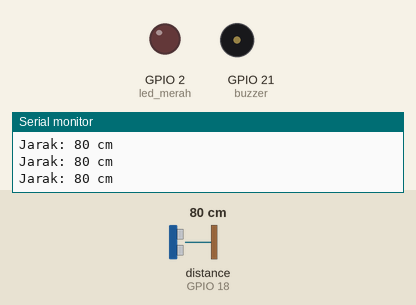
Bench run of a sketch on a simulated ESP32. Shown: output pins drawn as LEDs (lit = HIGH), buzzer (waves = sounding), the last lines printed to the serial monitor. Wiring (inferred from the names in the program): ultrasonic range finder: trigger GPIO 19; echo GPIO 18. The inputs (shaded band) are chosen by the test bench; at power-on: distance to the obstacle (sensor on GPIO 18) 80 cm. The echo pulse lasts 58.3 µs per cm; WiFi joins after 1.5 s; servers stay silent unless stated; uploads are accepted with an empty reply; pins used as bus, display or sensor lines are not drawn.

Above: at 2.7 s.
2.8 s: distance to the obstacle (sensor on GPIO 18) set to 12 cm
4.3 s: distance to the obstacle (sensor on GPIO 18) set to 9 cm
At 5.4 s:
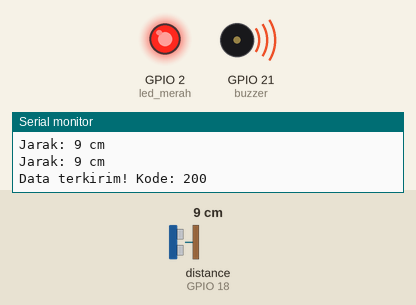
5.8 s: distance to the obstacle (sensor on GPIO 18) set to 18 cm
At 7.0 s:
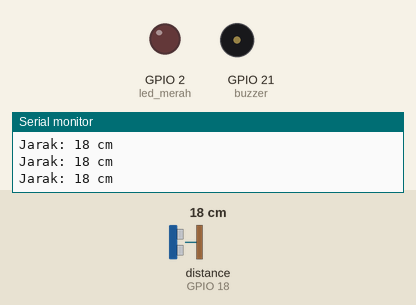
7.3 s: distance to the obstacle (sensor on GPIO 18) set to 2 cm
At 7.7 s:
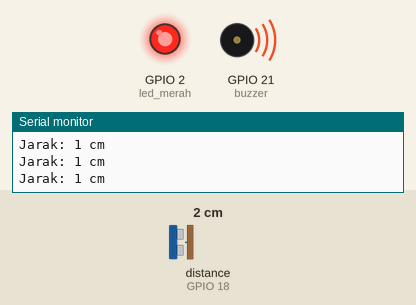
Timing chart, 0 to 9.8 s (numbered marks = the images above; inputs shaded):
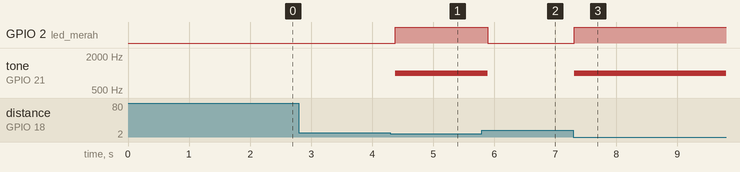

Measured:
- the behaviour switches between 11 and 10 cm on distance to the obstacle (sensor on GPIO 18) (found by bisection; images 0 and 1)
- after the input at 4.3 s, GPIO 2 (led_merah): LOW → HIGH after 0.08 s; tone on GPIO 21 (buzzer): silent → 1000 Hz after 0.08 s
- after the input at 5.8 s, GPIO 2 (led_merah): HIGH → LOW after 0.09 s; tone on GPIO 21 (buzzer): 1000 Hz → silent after 0.09 s
- after the input at 7.3 s, GPIO 2 (led_merah): LOW → HIGH at once; tone on GPIO 21 (buzzer): silent → 1000 Hz at once

The sketch:

sketch_jun15a_uasIoT.ino
```cpp
#include <WiFi.h>
#include <HTTPClient.h>

#define led_merah 2
#define buzzer 21
#define trigger 19
#define echo 18

// SSID & password WiFi (pakai hotspot HP)
const char* ssid = "Hayiii";
const char* password = "desiekaa";

// Alamat endpoint Node-RED
const char* serverName = "http://192.168.114.8:1880/jarak";

unsigned long lastSend = 0;

void setup() {
  Serial.begin(9600);
  pinMode(led_merah, OUTPUT);
  pinMode(buzzer, OUTPUT);
  pinMode(trigger, OUTPUT);
  pinMode(echo, INPUT);

  // Koneksi WiFi
  WiFi.begin(ssid, password);
  Serial.print("Menghubungkan ke SSID: ");
  Serial.println(ssid);

  int attempts = 0;
  while (WiFi.status() != WL_CONNECTED && attempts < 20) {
    delay(500);
    Serial.print(".");
    attempts++;
  }

  if (WiFi.status() == WL_CONNECTED) {
    Serial.println("\nWiFi terhubung!");
    Serial.print("IP ESP32: ");
    Serial.println(WiFi.localIP());
  } else {
    Serial.println("\nGagal terhubung ke WiFi!");
  }
}

void loop() {
  long waktu, jarak;

  // Trigger sensor ultrasonik
  digitalWrite(trigger, LOW);
  delayMicroseconds(2);
  digitalWrite(trigger, HIGH);
  delayMicroseconds(10);
  digitalWrite(trigger, LOW);

  // Baca durasi echo dengan timeout 30ms
  waktu = pulseIn(echo, HIGH, 30000);

  if (waktu == 0) {
    jarak = 0;  // Tidak ada echo, anggaplah jaraknya 0
  } else {
    jarak = (waktu / 2) / 29.1;  // Menghitung jarak dalam cm
  }

  // Tampilkan jarak di Serial Monitor
  Serial.print("Jarak: ");
  Serial.print(jarak);
  Serial.println(" cm");

  // Kontrol LED dan buzzer berdasarkan jarak
  if (jarak > 0 && jarak <= 10) {
    digitalWrite(led_merah, HIGH);
    tone(buzzer, 1000);
  } else {
    digitalWrite(led_merah, LOW);
    noTone(buzzer);
  }

  // Mengirim data ke Node-RED setiap 1 detik
  if (millis() - lastSend > 1000) {
    if (WiFi.status() == WL_CONNECTED) {
      HTTPClient http;
      http.begin(serverName);
      http.addHeader("Content-Type", "application/json");

      String jsonData = "{\"jarak\":" + String(jarak) + "}";

      int httpResponseCode = http.POST(jsonData);

      if (httpResponseCode > 0) {
        Serial.print("Data terkirim! Kode: ");
        Serial.println(httpResponseCode);
      } else {
        Serial.print("Gagal kirim. Error: ");
        Serial.println(httpResponseCode);
      }
      http.end();
    } else {
      Serial.println("WiFi tidak terhubung saat kirim data.");
    }
    lastSend = millis();
  }

  delay(100);  // Delay kecil sebagai pembacaan sensor lancar
}
```
